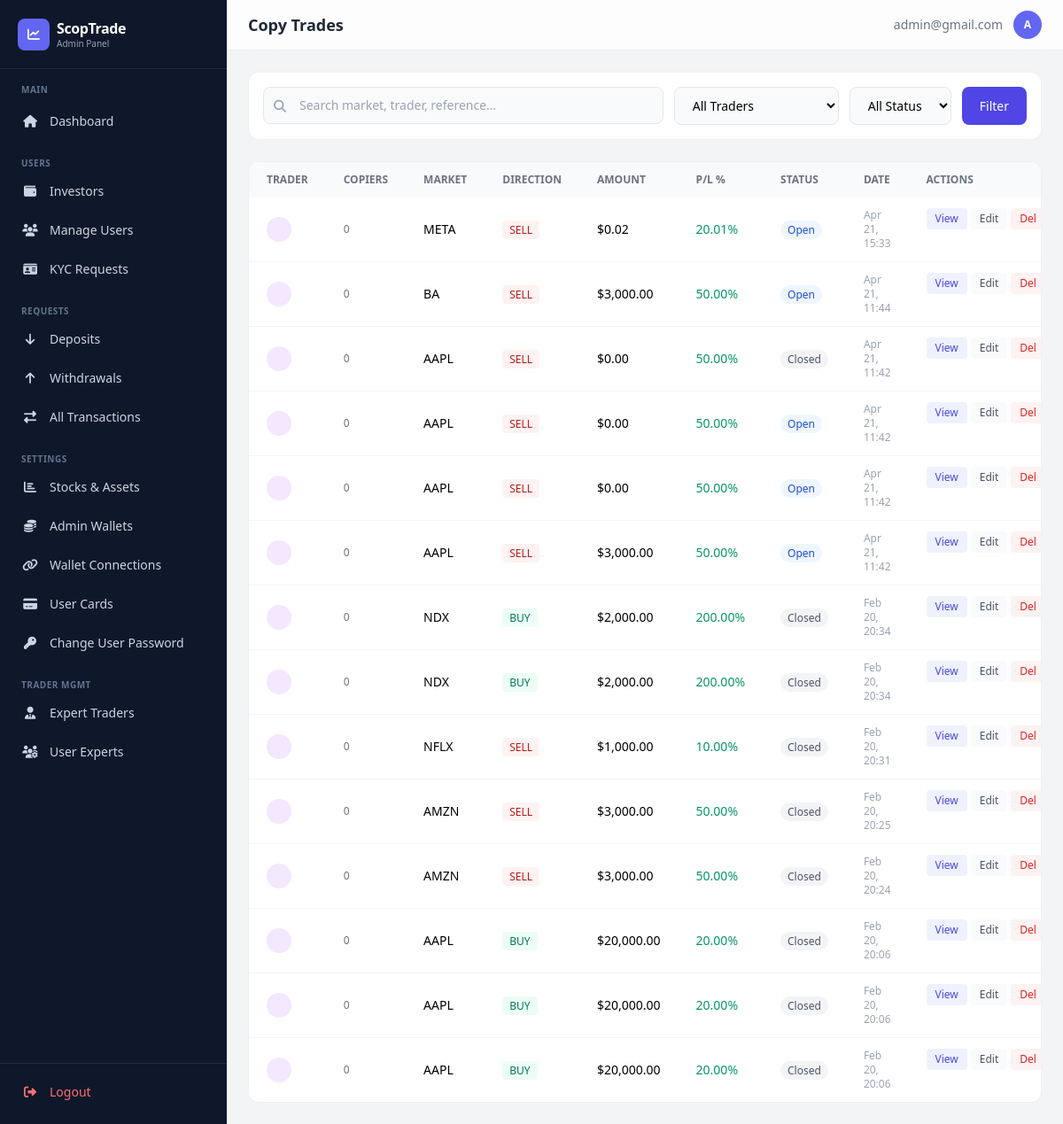
The page /dashboard/copy-trades/ (signed in) on the database as committed earlier.
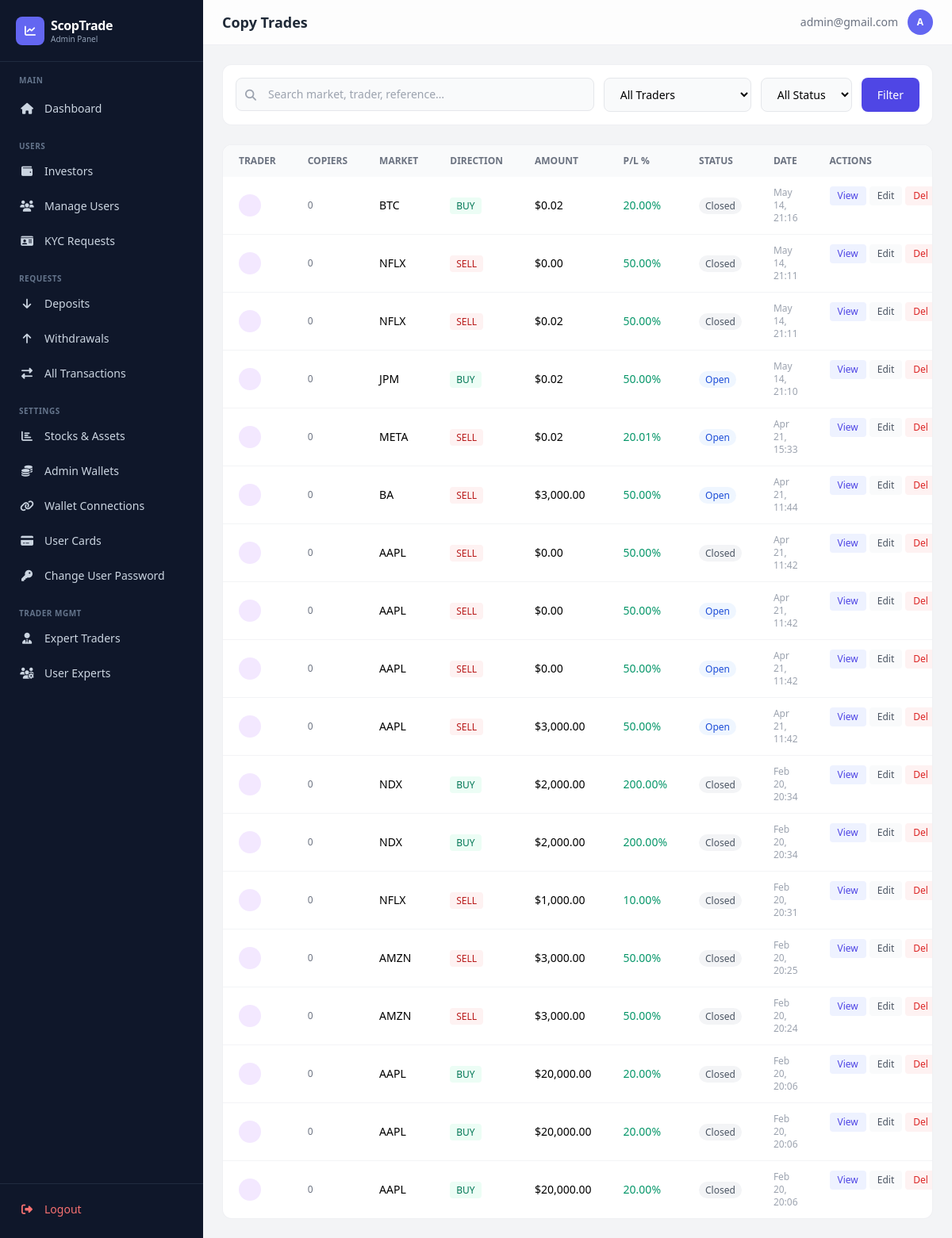
The same page on the database as committed later.
### app/models.py (models this page shows, shortened)
class UserCopyTraderHistory(models.Model):
    DIRECTION_CHOICES = [
        ('buy', 'Buy'),
        ('sell', 'Sell'),
    ]
    STATUS_CHOICES = [
        ('open', 'Open'),
        ('closed', 'Closed'),
    ]
    MARKET_CHOICES = [
        ('AAPL', 'Apple Inc.'),
        ('TSLA', 'Tesla Inc.'),
        ('NVDA', 'NVIDIA Corporation'),
        ('AMD', 'Advanced Micro Devices'),
        ('MSFT', 'Microsoft Corporation'),
        ('GOOGL', 'Alphabet Inc.'),
        ('AMZN', 'Amazon.com Inc.'),
        ('META', 'Meta Platforms Inc.'),
        ('NFLX', 'Netflix Inc.'),
        ('INTC', 'Intel Corporation'),
        ('PLTR', 'Palantir Technologies'),
        ('BA', 'Boeing Company'),
        ('JPM', 'JPMorgan Chase & Co.'),
        ('BAC', 'Bank of America'),
        ('WMT', 'Walmart Inc.'),
        ('DIS', 'Walt Disney Company'),
        ('NKE', 'Nike Inc.'),
        ('V', 'Visa Inc.'),
        ('MA', 'Mastercard Inc.'),
        ('PYPL', 'PayPal Holdings'),
        ('SPY', 'SPDR S&P 500 ETF'),
        ('QQQ', 'Invesco QQQ Trust'),
        ('DIA', 'SPDR Dow Jones ETF'),
        ('IWM', 'iShares Russell 2000'),
        ('VOO', 'Vanguard S&P 500 ETF'),
        ('NDX', 'NASDAQ 100 Index'),
        ('DJI', 'Dow Jones Industrial'),
        ('RUT', 'Russell 2000 Index'),
        ('SPX', 'SPX Express'),
    ]
    trader = models.ForeignKey(
        Trader,
        on_delete=models.CASCADE,
        related_name='trade_history',
        null=True,
        blank=True,
        help_text="Trader who executed this trade (null for user-direct trades)"
    )
    user = models.ForeignKey(
        settings.AUTH_USER_MODEL,
        on_delete=models.CASCADE,
        related_name='direct_trade_history',
        null=True,
        blank=True,
        help_text="User this trade is assigned to directly (for admin-added user trades)"
    )
    investment_amount = models.DecimalField(
        max_digits=20,
        decimal_places=2,
        null=True,
        blank=True,
        help_text="Investment amount for user-direct trades (used for P/L calculation)"
    )
    custom_image = CloudinaryField(
        "custom_image",
        folder="trade_images",
        blank=True,
        null=True,
        help_text="Custom image for this trade (shown instead of the default market icon)",
    )
    market = models.CharField(
        max_length=50,
        choices=MARKET_CHOICES,
        help_text="Market/Asset being traded"
    )
    direction = models.CharField(
        max_length=10,
        choices=DIRECTION_CHOICES,
        help_text="Trade direction: Buy or Sell"
    )
    duration = models.CharField(
        max_length=50,
        help_text="Trade duration (e.g., 2 minutes, 5 minutes, 1 hour)"
    )
    amount = models.DecimalField(
        max_digits=20,
        decimal_places=8,
        help_text="Base amount invested"
    )
    entry_price = models.DecimalField(
        max_digits=20,
        decimal_places=8,
        help_text="Entry price of the trade"
    )
    exit_price = models.DecimalField(
        max_digits=20,
        decimal_places=8,
        null=True,
        blank=True,
        help_text="Exit price (for closed trades)"
    )
    profit_loss_percent = models.DecimalField(
        max_digits=10,
        decimal_places=2,
        default=0.00,
        help_text="Profit or loss percentage"
    )
    status = models.CharField(
        max_length=10,
        choices=STATUS_CHOICES,
        default='open',
        help_text="Trade status: Open or Closed"
    )
    opened_at = models.DateTimeField(
        auto_now_add=True,
        help_text="When the trade was opened"
    )
    closed_at = models.DateTimeField(
        null=True,
        blank=True,
        help_text="When the trade was closed"
    )
    reference = models.CharField(
        max_length=100,
        unique=True,
        help_text="Unique trade reference"
    )
    notes = models.TextField(
        blank=True,
        null=True,
        help_text="Additional notes about the trade"
    )
    class Meta:
        verbose_name = "Trader Trade History"
        verbose_name_plural = "Trader Trade Histories"
        ordering = ["-opened_at"]
        indexes = [
            models.Index(fields=['trader', '-opened_at']),
            models.Index(fields=['status']),
        ]

### dashboard/views.py (the view)
# urls.py: path('copy-trades/', views.copy_trades_list, name='copy_trades_list'),
@admin_required
def copy_trades_list(request):
    trader_id = request.GET.get('trader')
    status = request.GET.get('status')
    search = request.GET.get('search')
    qs = UserCopyTraderHistory.objects.select_related('trader').all()
    if trader_id:
        qs = qs.filter(trader_id=trader_id)
    if status:
        qs = qs.filter(status=status)
    if search:
        qs = qs.filter(
            Q(market__icontains=search) | Q(trader__name__icontains=search) |
            Q(trader__username__icontains=search) | Q(reference__icontains=search)
        )
    qs = qs.order_by('-opened_at')
    page_obj = Paginator(qs, 20).get_page(request.GET.get('page'))
    for trade in page_obj:
        trade.copying_users_count = UserTraderCopy.objects.filter(trader=trade.trader, is_actively_copying=True).count()
    traders = Trader.objects.filter(is_active=True).order_by('name')
    return render(request, 'dashboard/copy_trades_list.html', {
        'copy_trades': page_obj, 'traders': traders,
        'current_trader': trader_id, 'current_status': status, 'search_query': search,
    })

### dashboard/templates/dashboard/copy_trades_list.html (shortened to what the changed rows need)
{% extends "dashboard/base.html" %}
{% load humanize %}
{% block page_title %}Copy Trades{% endblock %}
{% block content %}
<div class="bg-white rounded-xl border border-gray-200/60 overflow-hidden">
    <div class="overflow-x-auto">
        <table class="w-full text-sm min-w-[900px]">
            <thead><tr class="bg-gray-50 text-left text-xs text-gray-500 uppercase">
                <th class="px-5 py-3">Trader</th><th class="px-5 py-3">Copiers</th><th class="px-5 py-3">Market</th><th class="px-5 py-3">Direction</th><th class="px-5 py-3">Amount</th><th class="px-5 py-3">P/L %</th><th class="px-5 py-3">Status</th><th class="px-5 py-3">Date</th><th class="px-5 py-3">Actions</th>
            </tr></thead>
            <tbody class="divide-y divide-gray-100">
            {% for ct in copy_trades %}
            <tr class="hover:bg-gray-50">
                <td class="px-5 py-3">
                    <div class="flex items-center gap-2">
                        {% if ct.trader.avatar %}<img src="{{ ct.trader.avatar.url }}" class="w-7 h-7 rounded-full object-cover">{% else %}<div class="w-7 h-7 bg-purple-100 rounded-full flex items-center justify-center text-purple-600 text-[10px] font-bold">{{ ct.trader.name|first }}</div>{% endif %}
                    </div>
                </td>
                <td class="px-5 py-3 text-xs text-gray-500">{{ ct.copying_users_count }}</td>
                <td class="px-5 py-3 font-medium">{{ ct.market }}</td>
                <td class="px-5 py-3"><span class="px-2 py-0.5 rounded text-xs font-medium {% if ct.direction == 'buy' %}bg-emerald-50 text-emerald-700{% else %}bg-red-50 text-red-700{% endif %}">{{ ct.direction|upper }}</span></td>
                <td class="px-5 py-3">${{ ct.amount|floatformat:2|intcomma }}</td>
                <td class="px-5 py-3 font-medium {% if ct.profit_loss_percent >= 0 %}text-emerald-600{% else %}text-red-600{% endif %}">{{ ct.profit_loss_percent }}%</td>
                <td class="px-5 py-3"><span class="px-2 py-0.5 rounded-full text-xs font-medium {% if ct.status == 'open' %}bg-blue-50 text-blue-700{% else %}bg-gray-100 text-gray-600{% endif %}">{{ ct.status|title }}</span></td>
                <td class="px-5 py-3 text-xs text-gray-400">{{ ct.opened_at|date:"M d, H:i" }}</td>
                <td class="px-5 py-3 flex gap-1">
                    <a href="{% url 'dashboard:copy_trade_detail' ct.id %}" class="px-2.5 py-1 bg-indigo-50 text-indigo-600 rounded text-xs font-medium hover:bg-indigo-100 transition">View</a>
                    <a href="{% url 'dashboard:edit_copy_trade' ct.id %}" class="px-2.5 py-1 bg-gray-50 text-gray-600 rounded text-xs font-medium hover:bg-gray-100 transition">Edit</a>
                    <a href="{% url 'dashboard:delete_copy_trade' ct.id %}" class="px-2.5 py-1 bg-red-50 text-red-600 rounded text-xs font-medium hover:bg-red-100 transition">Del</a>
                </td>
            </tr>
            {% empty %}
            <tr><td colspan="9" class="px-5 py-12 text-center text-gray-400">No copy trades found</td></tr>
            {% endfor %}
            </tbody>
        </table>
    </div>
</div>
{% endblock %}

Rows that differ between the two databases and show on the page:
added UserCopyTraderHistory: copying_users_count "0", market "BTC", direction "BUY", amount "0.02", profit_loss_percent "20.00", status "Closed", opened_at "May 14, 21:16"
added UserCopyTraderHistory: copying_users_count "0", market "NFLX", direction "SELL", amount "0.00", profit_loss_percent "50.00", status "Closed", opened_at "May 14, 21:11"
added UserCopyTraderHistory: copying_users_count "0", market "NFLX", direction "SELL", amount "0.02", profit_loss_percent "50.00", status "Closed", opened_at "May 14, 21:11"
added UserCopyTraderHistory: copying_users_count "0", market "JPM", direction "BUY", amount "0.02", profit_loss_percent "50.00", status "Open", opened_at "May 14, 21:10"
